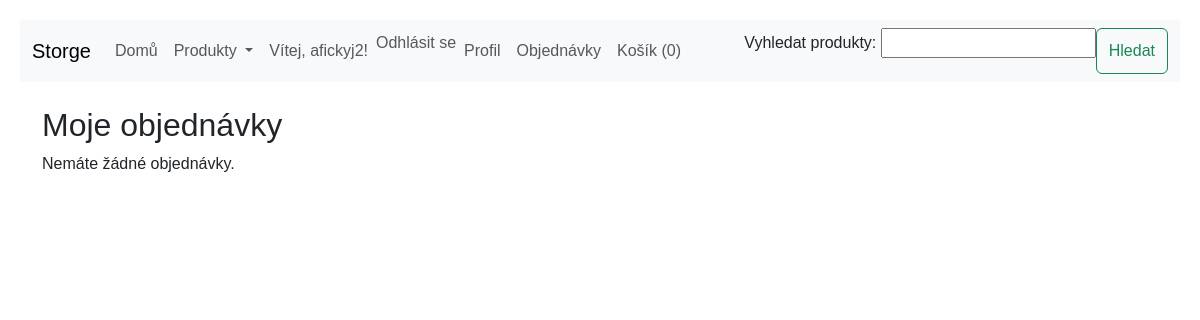
Page /orders/ (signed in) on the earlier database version.
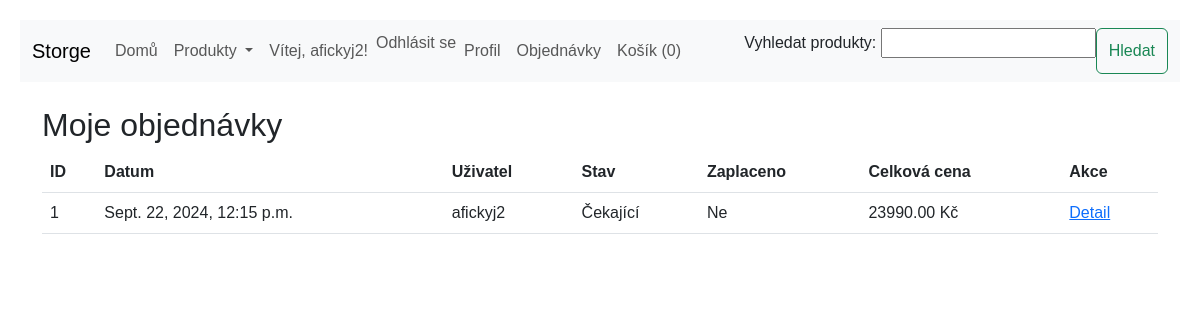
Same page on the later database version.
### users/models.py (models this page shows, shortened)
class Order(models.Model):
    STATUS_CHOICES = [
        ('pending', 'Čekající'),
        ('processed', 'Zpracováno'),
        ('shipped', 'Odesláno'),
        ('delivered', 'Doručeno'),
    ]
    user = models.ForeignKey(User, on_delete=models.CASCADE, related_name='orders')
    created = models.DateTimeField(auto_now_add=True)
    updated = models.DateTimeField(auto_now=True)
    status = models.CharField(max_length=10, choices=STATUS_CHOICES, default='pending')
    paid = models.BooleanField(default=False)
    class Meta:
        ordering = ('-created',)
    def get_total_cost(self):
        return sum(item.get_cost() for item in self.items.all())

class OrderItem(models.Model):
    order = models.ForeignKey(Order, on_delete=models.CASCADE, related_name='items')
    product = models.ForeignKey('users.Product', on_delete=models.CASCADE, related_name='order_items')
    price = models.DecimalField(max_digits=10, decimal_places=2)
    quantity = models.PositiveIntegerField(default=1)
    def get_cost(self):
        return self.price * self.quantity

### users/views.py (the view)
# urls.py: path('orders/', views.order_list, name='order_list'),
@login_required
def order_list(request):
    if request.user.is_staff:
        orders = Order.objects.all()
    else:
        orders = Order.objects.filter(user=request.user)
    return render(request, 'users/order_list.html', {'orders': orders})

### users/forms.py
class ProductSearchForm(forms.Form):
    query = forms.CharField(max_length=100, label='Vyhledat produkty')

### users/cart.py (called while the page is built)
    def __len__(self):
        return sum(item['quantity'] for item in self.cart.values())

### users/context_processors.py (called while the page is built)
def search_form(request):
    return {'search_form': ProductSearchForm()}

def cart(request):
    return {'cart': Cart(request)}

def categories(request):
    return {'categories': Category.objects.all()}

### users/templates/users/order_list.html (shortened to what this page needs)
{% extends 'base.html' %}
{% block content %}
    <h2>{% if request.user.is_staff %}Všechny objednávky{% else %}Moje objednávky{% endif %}</h2>
    {% if orders %}
        <table class="table">
            <thead>
                <tr>
                    <th>ID</th>
                    <th>Datum</th>
                    <th>Uživatel</th>
                    <th>Stav</th>
                    <th>Zaplaceno</th>
                    <th>Celková cena</th>
                    <th>Akce</th>
                </tr>
            </thead>
            <tbody>
                {% for order in orders %}
                    <tr>
                        <td>{{ order.id }}</td>
                        <td>{{ order.created }}</td>
                        <td>{{ order.user.username }}</td>
                        <td>{{ order.get_status_display }}</td>
                        <td>{{ order.paid|yesno:"Ano,Ne" }}</td>
                        <td>{{ order.get_total_cost }} Kč</td>
                        <td><a href="{% url 'order_detail' order.id %}">Detail</a></td>
                    </tr>
                {% endfor %}
            </tbody>
        </table>
    {% else %}
        <p>{% if request.user.is_staff %}Žádné objednávky nebyly nalezeny.{% else %}Nemáte žádné objednávky.{% endif %}</p>
    {% endif %}
{% endblock %}

### templates/base.html (shortened to what this page needs)
<!DOCTYPE html>
<html lang="cs">
<head>
    <link href="https://cdn.jsdelivr.net/npm/bootstrap@5.3.0/dist/css/bootstrap.min.css" rel="stylesheet">
</head>
<body>
    <nav class="navbar navbar-expand-lg navbar-light bg-light mb-4">
        <div class="container-fluid">
            <a class="navbar-brand" href="{% url 'home' %}">Storge</a>
            <div class="collapse navbar-collapse" id="navbarNav">
                <ul class="navbar-nav me-auto mb-2 mb-lg-0">
                    <li class="nav-item">
                        <a class="nav-link" href="{% url 'home' %}">Domů</a>
                    </li>
                    <li class="nav-item dropdown">
                        <a class="nav-link dropdown-toggle" href="#" id="produktyDropdown" role="button" data-bs-toggle="dropdown" aria-expanded="false">
                            Produkty
                        </a>
                    </li>
                    {% if user.is_authenticated %}
                        <li class="nav-item">
                            <span class="nav-link">Vítej, {{ user.username }}!</span>
                        </li>
                        <li class="nav-item">
                            <form id="logout-form" action="{% url 'logout' %}" method="POST" class="d-inline">
                                <button type="submit" class="btn btn-link nav-link" style="padding: 0;">Odhlásit se</button>
                            </form>
                        </li>
                        <li class="nav-item">
                            <a class="nav-link" href="{% url 'profile' %}">Profil</a>
                        </li>
                        <li class="nav-item">
                            <a class="nav-link" href="{% url 'order_list' %}">Objednávky</a>
                        </li>
                    {% endif %}
                    <li class="nav-item">
                        <a class="nav-link" href="{% url 'cart_detail' %}">Košík ({{ cart|length }})</a>
                    </li>
                </ul>
                <form class="d-flex" method="get" action="{% url 'product_search' %}">
                    {{ search_form.as_p }}
                    <button class="btn btn-outline-success" type="submit">Hledat</button>
                </form>
            </div>
        </div>
    </nav>
    <div class="container">
        {% block content %}
        {% endblock %}
    </div>
</body>
</html>

### templates/base.html (style rules this page uses)
body { font-family: Arial, sans-serif; margin: 20px; }

Differences in the rows shown:
added Order: id "1", created "Sept. 22, 2024, 12:15 p.m.", user.username "afickyj2", status "Čekající", paid "Ne", get_total_cost "23990.00"
Other differences:
text no longer shown: "Nemáte žádné objednávky."
text now shown: "ID Datum Uživatel Stav Zaplaceno Celková cena Akce"
